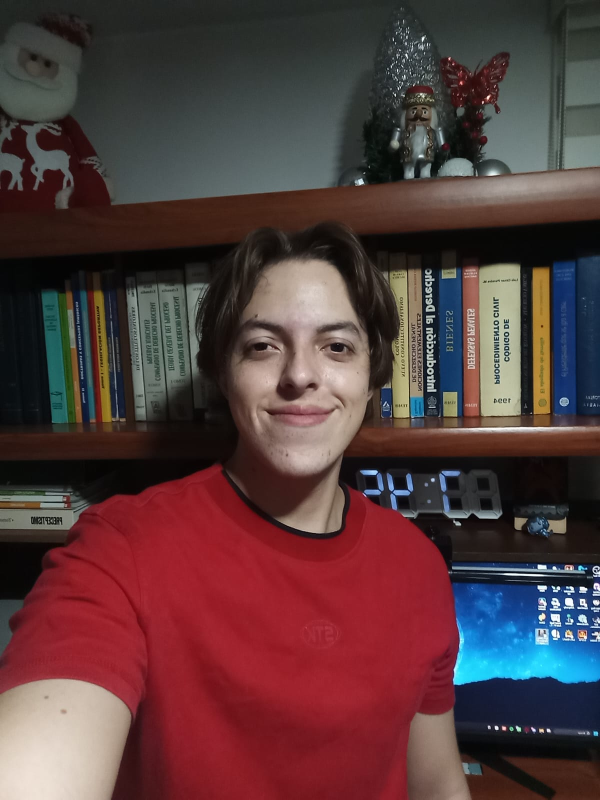
#> input picture data/input/selfie_dsp.jpeg, 1200 x 1599 px (shown at 1/2 size)
$ python fase5_demo.py
#> lines starting #> are read from the running program, lines starting #| are printed output that depends on the picture; after the words box and inside, x2 and y2 are one past the last pixel; in counts of white or black regions, pixels touching at a corner belong together
### dsp_img/core/image_io.py
"""
Módulo de carga, metadatos EXIF/JFIF y reproducción visual de imágenes JPG/JPEG/PNG.

Cubre el Punto 1 (ingesta de fotografía móvil) y la primera parte del Punto 2
(cargar archivo en Python y reproducir la imagen original en colores).
"""

from __future__ import annotations

import io
import os
from typing import Any, Dict, Optional, Tuple, Union
import matplotlib.pyplot as plt
import numpy as np
from PIL import ExifTags, Image, ImageOps

from .contracts import ImageSignal
from .theme import OKABE_ITO, apply_plot_theme, style_axis


def _extract_physical_dpi(img: Image.Image) -> Optional[Tuple[float, float]]:
    """Extrae densidad física real en DPI solo si existe unidad física válida."""
    dpi = img.info.get("dpi")
    if dpi and len(dpi) == 2 and img.info.get("jfif_unit", 1) in (1, 2):
        x_dpi, y_dpi = float(dpi[0]), float(dpi[1])
        if x_dpi > 1.0 and y_dpi > 1.0:
            return (x_dpi, y_dpi)

    exif = img.getexif()
    if exif:
        x_res = exif.get(282)  # XResolution
        y_res = exif.get(283)  # YResolution
        unit = exif.get(296, 2)  # 2 = inches, 3 = cm
        if x_res and y_res:
            scale = 2.54 if unit == 3 else 1.0
            x_val, y_val = float(x_res) * scale, float(y_res) * scale
            if x_val > 1.0 and y_val > 1.0:
                return (x_val, y_val)
    return None


def _extract_exif_summary(img: Image.Image) -> Dict[str, Any]:
    """Extrae un resumen serializable de metadatos JPEG/EXIF relevantes."""
    summary: Dict[str, Any] = {
        "format": img.format or "UNKNOWN",
        "original_mode": img.mode,
        "jfif_unit": img.info.get("jfif_unit"),
        "jfif_density": tuple(img.info["jfif_density"]) if "jfif_density" in img.info else None,
        "progressive": bool(img.info.get("progressive", False)),
    }
    exif = img.getexif()
    if exif:
        wanted = {"Make", "Model", "DateTime", "Orientation", "Software"}
        for tag_id, value in exif.items():
            tag_name = ExifTags.TAGS.get(tag_id, str(tag_id))
            if tag_name in wanted:
                summary[f"exif_{tag_name.lower()}"] = str(value)
    return summary


def load_image(
    source: Union[str, os.PathLike[str], bytes],
    sample_rate_1d_hz: int = 16000,
    max_dim: Optional[int] = None,
) -> ImageSignal:
    """
    Carga una imagen JPG/JPEG/PNG desde ruta o bytes respetando orientación EXIF.

    Args:
        source: Ruta al archivo o bytes crudos (ideal para cargas en memoria/Vercel).
        sample_rate_1d_hz: Frecuencia de muestreo equivalente 1D para transmisión DSP.
        max_dim: Si se indica, reduce proporcionalmente conservando relación de aspecto.
    """
#> called with sample_rate_1d_hz = 16000, max_dim = 96
    if isinstance(source, (bytes, bytearray)):
        stream = io.BytesIO(source)
        filename = None
        opened = Image.open(stream)
#> opened is the input picture: PIL image 1200x1599 RGB; mean R, G, B 85.9, 59.8, 60.8
    else:
        path_str = os.fspath(source)
        if not os.path.exists(path_str):
            raise FileNotFoundError(f"No se encontró la imagen: {path_str}")
        filename = os.path.abspath(path_str)
        opened = Image.open(path_str)

    with opened as img:
        metadata = _extract_exif_summary(img)
#> in _extract_exif_summary, `summary: Dict[str, Any] = { "format": img.format or "UNKNOWN", "origin..`: summary = {'format': 'JPEG', 'original_mode': 'RGB', 'jfif_unit': 0, 'jfif_density': (1, 1), 'progressive': True}
#> metadata has the same summary as summary in _extract_exif_summary
        dpi = _extract_physical_dpi(img)
        oriented = ImageOps.exif_transpose(img)
        if oriented.mode != "RGB":
            oriented = oriented.convert("RGB")
        if max_dim is not None and max(oriented.size) > max_dim:
            oriented.thumbnail((max_dim, max_dim), Image.Resampling.LANCZOS)
            metadata["resized_to"] = oriented.size
        pixels = np.asarray(oriented, dtype=np.uint8)

    metadata["dpi_detected"] = dpi is not None
    return ImageSignal(
        pixels=pixels,
        sample_rate_1d_hz=sample_rate_1d_hz,
        dpi=dpi,
        filename=filename,
        metadata=metadata,
    )


# [88 lines left out: functions image_to_png_bytes, save_image_png, plot_original_reproduction, not called in this run]

### dsp_img/core/contracts.py
"""
Contratos de datos e interfaces abstractas para todo el pipeline DSP de imágenes.

Cada fase del proyecto comunica datos exclusivamente mediante estas estructuras
para garantizar validación independiente en GitHub y desacople total de la web.
"""

from __future__ import annotations

from abc import ABC, abstractmethod
from dataclasses import dataclass, field
from typing import Any, Dict, List, Optional, Tuple
import numpy as np

from .primitives import pack_bits, unpack_bits


@dataclass
class ImageSignal:
    """Representación normalizada de una señal de imagen 2D (RGB o escala de grises)."""

    pixels: np.ndarray
    sample_rate_1d_hz: int = 16000
    dpi: Optional[Tuple[float, float]] = None
    filename: Optional[str] = None
    metadata: Dict[str, Any] = field(default_factory=dict)

    def __post_init__(self) -> None:
        arr = np.asarray(self.pixels)
        if arr.ndim == 2:
            arr = arr[:, :, np.newaxis]
        if arr.ndim != 3 or arr.shape[2] not in (1, 3):
            raise ValueError(
                f"Se esperaba arreglo (H, W) o (H, W, 1|3); se recibió {arr.shape}."
            )
        if np.issubdtype(arr.dtype, np.integer):
            arr = arr.astype(np.float32) / 255.0
        else:
            arr = np.clip(arr.astype(np.float32), 0.0, 1.0)
        self.pixels = arr

    @property
    def height(self) -> int:
        return int(self.pixels.shape[0])

    @property
    def width(self) -> int:
        return int(self.pixels.shape[1])

    @property
    def channels(self) -> int:
        return int(self.pixels.shape[2])

    @property
    def shape(self) -> Tuple[int, int, int]:
        return (self.height, self.width, self.channels)

    @property
    def num_pixels(self) -> int:
        return self.height * self.width

    def to_uint8(self) -> np.ndarray:
        """Retorna la matriz cuantizada a enteros [0, 255] uint8."""
        scaled = np.rint(np.clip(self.pixels, 0.0, 1.0) * 255.0).astype(np.uint8)
        return scaled[:, :, 0] if self.channels == 1 else scaled

    def to_luminance(self) -> np.ndarray:
        """Calcula luminancia Rec. 601 en rango [0.0, 1.0] con forma (H, W)."""
        if self.channels == 1:
            return self.pixels[:, :, 0]
        r, g, b = self.pixels[:, :, 0], self.pixels[:, :, 1], self.pixels[:, :, 2]
        return (0.299 * r + 0.587 * g + 0.114 * b).astype(np.float32)

    # [4 lines left out: function to_1d_bipolar, not called in this run]


@dataclass
class RedSplashResult:
    """Resultado del filtrado selectivo que conserva solo el rojo de mayor área."""

    original: ImageSignal
    filtered: ImageSignal
    largest_mask: np.ndarray
    all_red_mask: np.ndarray
    num_red_components: int
    largest_area_px: int
    largest_area_ratio: float
    component_areas_px: List[int] = field(default_factory=list)


@dataclass
class SamplingReport:
    """Caracterización espacial y temporal equivalente bajo el criterio Nyquist-Shannon."""

    spatial_fs_per_px: float
    nyquist_spatial_cycles_per_px: float
    f_max_spatial_cycles_per_px: float
    equivalent_fs_hz: int
    f_max_1d_hz: float
    nyquist_diagnosis: Dict[str, Any]
    dpi: Optional[Tuple[float, float]] = None


@dataclass
class QuantizedStream:
    """Flujo digital cuantizado con resolución configurable [Byte / Bit]."""

    bitstream: np.ndarray
    quantized_levels: np.ndarray
    reconstructed_values: np.ndarray
    bits_per_sample: int
    sample_rate_hz: int
    original_shape: Tuple[int, ...]
    v_min: float
    v_max: float
    delta: float
    sqnr_empirical_db: float
    sqnr_theoretical_db: float

    @property
    def total_bits(self) -> int:
        return int(len(self.bitstream))

    @property
    def total_bytes(self) -> int:
        return int(np.ceil(self.total_bits / 8))

    def to_bytes(self) -> bytes:
        """Empaqueta el arreglo de bits (0/1) en bytes MSB-first."""
        return pack_bits(self.bitstream)

    # [39 lines left out: function from_bytes, not called in this run]


@dataclass
class CompressedPacket:
    """Paquete binario comprimido con integridad CRC32 para intercambio entre pares."""

    wire_bytes: bytes
    payload_bytes: bytes
    method: str
    original_shape: Tuple[int, int, int]
    bits_per_sample: int
    crc32: int
    raw_bytes_count: int
    compressed_bytes_count: int

    # [11 lines left out: functions compression_ratio, savings_percent, not called in this run]


@dataclass
class ModulatedWaveform:
    """Forma de onda pasabanda audible (analógica o digital) lista para WAV o canal."""

    samples: np.ndarray
    sampling_rate_hz: int
    carrier_freq_hz: float
    modulation_type: str
    is_digital: bool
    baud_rate: float = 0.0
    preamble_bits: int = 0
    metadata: Dict[str, Any] = field(default_factory=dict)

    def __post_init__(self) -> None:
        self.samples = np.asarray(self.samples, dtype=np.float32)

    @property
    def duration_s(self) -> float:
        return len(self.samples) / self.sampling_rate_hz if self.sampling_rate_hz > 0 else 0.0

    @property
    def time_vector(self) -> np.ndarray:
        return np.linspace(0.0, self.duration_s, len(self.samples), endpoint=False)


@dataclass
class DemodulatedResult:
    """Resultado recuperado tras la sincronización y demodulación en recepción."""

    recovered_signal_1d: np.ndarray
    sampling_rate_hz: int
    demodulation_type: str
    detected_bits: Optional[np.ndarray] = None
    bit_error_rate: Optional[float] = None
    crc_valid: Optional[bool] = None
    sync_offset_samples: int = 0
    metadata: Dict[str, Any] = field(default_factory=dict)


@dataclass
class ReconstructionMetrics:
    """Métricas objetivas de fidelidad de imagen, audio y compresión."""

    mse: float
    rmse: float
    psnr_db: float
    ssim: float
    pearson_corr: float
    snr_db: float
    compression_ratio: float = 1.0


class BaseCompressor(ABC):
    """Contrato abstracto para compresión y descompresión de señales de imagen."""

    @abstractmethod
    def compress(self, image: ImageSignal, bits_per_sample: int = 8, **kwargs) -> CompressedPacket:
        """Comprime la imagen y genera un paquete binario verificable."""

    @abstractmethod
    def decompress(self, packet_bytes: bytes) -> ImageSignal:
        """Valida integridad y reconstruye la señal de imagen desde bytes comprimidos."""


class BaseModulator(ABC):
    """Contrato abstracto para moduladores analógicos y digitales pasabanda."""

    @abstractmethod
    def modulate(self, source: Any, carrier_freq_hz: float, **kwargs) -> ModulatedWaveform:
        """Modula un flujo binario o señal 1D generando una onda pasabanda audible."""


class BaseDemodulator(ABC):
    """Contrato abstracto para demodulación y recuperación de información."""

    @abstractmethod
    def demodulate(self, waveform: ModulatedWaveform, **kwargs) -> DemodulatedResult:
        """Recupera la señal banda base y/o bits desde la onda modulada."""


class BaseReconstructor(ABC):
    """Contrato abstracto para reconstrucción DAC, exportación PNG/SVG y métricas."""

    @abstractmethod
    def reconstruct_audio(self, samples: np.ndarray, target_rate_hz: int, **kwargs) -> np.ndarray:
        """Reconstruye una señal continua equivalente mediante Sinc o ZOH filtrado."""

    # [5 lines left out: function evaluate, not called in this run]

### dsp_img/core/red_filter.py
"""
Filtro selectivo de color rojo dominante (Color Splash por componente conexa).

Implementa el requisito del Punto 2:
"Aplique un filtro que deje sólo el color rojo que abarque más espacio y los
demás los deje en grises."
"""

from __future__ import annotations

import os
from typing import List, Optional, Tuple
import matplotlib.pyplot as plt
import numpy as np
from matplotlib.colors import rgb_to_hsv
from scipy import ndimage

from .contracts import ImageSignal, RedSplashResult
from .theme import apply_plot_theme


def detect_red_mask(
    rgb_float: np.ndarray,
    hue_low_max: float = 0.045,
    hue_high_min: float = 0.935,
    min_saturation: float = 0.38,
    min_value: float = 0.18,
    min_red_excess: float = 0.10,
) -> np.ndarray:
    """
    Construye una máscara booleana de píxeles rojos combinando HSV y exceso espectral R.

    El término `(R - max(G, B)) >= min_red_excess` evita falsos positivos en tonos
    de piel, madera cálida o sombras oscuras donde el matiz se acerca al rojo.
    """
#> called with hue_low_max = 0.045, hue_high_min = 0.935, min_saturation = 0.38, min_value = 0.18, min_red_excess = 0.1
    hsv = rgb_to_hsv(np.clip(rgb_float, 0.0, 1.0))
#> hsv: shape (96, 72, 3) float32; mean of channels 0, 1, 2 0.441, 0.421, 0.373
    hue, sat, val = hsv[:, :, 0], hsv[:, :, 1], hsv[:, :, 2]
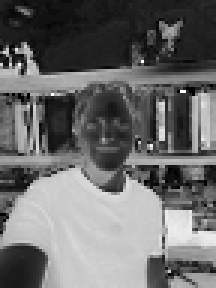
#> sat: shape (96, 72) float32 (shown 3 times larger); min 0, max 1, mean 0.421

    r = rgb_float[:, :, 0]
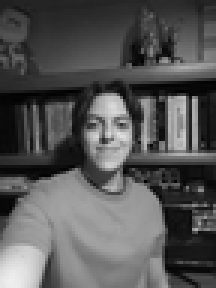
#> r: shape (96, 72) float32 (shown 3 times larger); min 0, max 0.937, mean 0.337
    g = rgb_float[:, :, 1]
    b = rgb_float[:, :, 2]
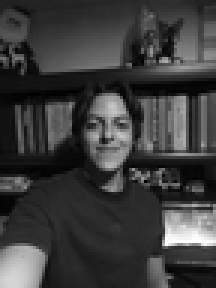
#> b: shape (96, 72) float32 (shown 3 times larger); min 0, max 1, mean 0.239
    red_excess = r - np.maximum(g, b)
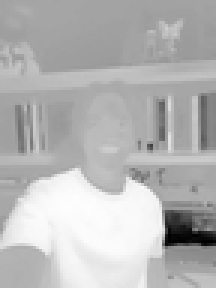
#> red_excess: shape (96, 72) float32 (shown 3 times larger); min -0.89, max 0.471, mean 0.0803; drawn with min black and max white

    is_red_hue = (hue <= hue_low_max) | (hue >= hue_high_min)
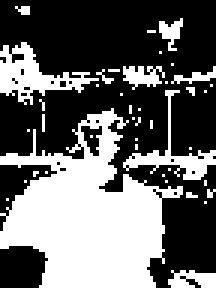
#> is_red_hue: shape (96, 72) bool (shown 3 times larger); 39.9% white; 42 white regions (35 under 20 px), largest, box (x1, y1, x2, y2) and area: (0, 36, 61, 96) 2002, (0, 14, 33, 35) 265, (41, 30, 72, 60) 180
    return is_red_hue & (sat >= min_saturation) & (val >= min_value) & (red_excess >= min_red_excess)
#> returned value: shape (96, 72) bool; 29.2% white; 23 white regions (14 under 20 px), largest, box (x1, y1, x2, y2) and area: (0, 48, 55, 96) 1630, (42, 51, 72, 55) 86, (9, 21, 33, 29) 81


def _clean_binary_mask(mask: np.ndarray, min_kernel_size: int = 3) -> np.ndarray:
    """Suaviza bordes, elimina ruido puntual y rellena huecos internos (pliegues/logos)."""
#> called with min_kernel_size = 3
    struct = np.ones((min_kernel_size, min_kernel_size), dtype=bool)
    opened = ndimage.binary_opening(mask, structure=struct, iterations=1)
#> opened: shape (96, 72) bool; 25.6% white; 9 white regions (3 under 20 px), largest, box (x1, y1, x2, y2) and area: (0, 55, 55, 96) 1605, (45, 52, 57, 55) 36, (42, 23, 49, 28) 29, (58, 52, 66, 55) 24, (11, 25, 17, 29) 23, (66, 92, 72, 96) 23
    closed = ndimage.binary_closing(opened, structure=struct, iterations=2)
#> closed: shape (96, 72) bool; 24.8% white; 7 white regions (3 under 20 px), largest, box (x1, y1, x2, y2) and area: (2, 55, 55, 94) 1565, (45, 52, 70, 55) 75, (42, 23, 49, 28) 29, (11, 25, 17, 29) 23
    return ndimage.binary_fill_holes(closed)


def isolate_largest_red_region(
    image: ImageSignal,
    hue_low_max: float = 0.045,
    hue_high_min: float = 0.935,
    min_saturation: float = 0.38,
    min_value: float = 0.18,
    min_red_excess: float = 0.10,
    min_component_px: int = 16,
) -> RedSplashResult:
    """
    Conserva en color únicamente la región roja conexa de mayor área y pasa el resto a gris.
    """
    if image.channels != 3:
        raise ValueError("El filtro de color rojo requiere una imagen RGB de 3 canales.")

    rgb = image.pixels
    raw_red_mask = detect_red_mask(
        rgb,
        hue_low_max=hue_low_max,
        hue_high_min=hue_high_min,
        min_saturation=min_saturation,
        min_value=min_value,
        min_red_excess=min_red_excess,
    )
    clean_red_mask = _clean_binary_mask(raw_red_mask)

    # Conectividad 8 para agrupar pliegues contiguos de la camiseta en una sola componente
    labeled, num_features = ndimage.label(clean_red_mask, structure=np.ones((3, 3), dtype=int))
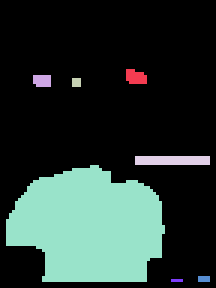
#> labeled: shape (96, 72) int32 (shown 3 times larger); 8 distinct labels, from 0 to 7; one colour per label, 0 black
#> num_features = 7

    component_areas: List[int] = []
    largest_mask = np.zeros(clean_red_mask.shape, dtype=bool)
    largest_area = 0

    if num_features > 0:
        counts = np.bincount(labeled.ravel())[1:]  # ignorar fondo (etiqueta 0)
#> counts = [29, 23, 9, 75, 1565, 8, 4]
        valid_pairs: List[Tuple[int, int]] = [
            (label_idx, int(area))
            for label_idx, area in enumerate(counts, start=1)
            if int(area) >= min_component_px
        ]
#> valid_pairs = [(1, 29), (2, 23), (4, 75), (5, 1565)]
        valid_pairs.sort(key=lambda pair: pair[1], reverse=True)
        component_areas = [area for _, area in valid_pairs]
#> component_areas = [1565, 75, 29, 23]

        if valid_pairs:
            winner_label, largest_area = valid_pairs[0]
#> winner_label = 5; largest_area = 1565
            largest_mask = labeled == winner_label
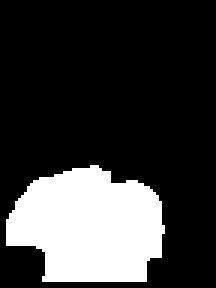
#> largest_mask: shape (96, 72) bool (shown 3 times larger); 22.6% white; 1 white region, box (x1, y1, x2, y2) and area: (2, 55, 55, 94) 1565

    # Composición: RGB en la región roja ganadora, luminancia en grises en todo lo demás
    luminance = image.to_luminance()
    gray_rgb = np.repeat(luminance[:, :, np.newaxis], 3, axis=2)
#> (the rest of the program and of its run is left out)
